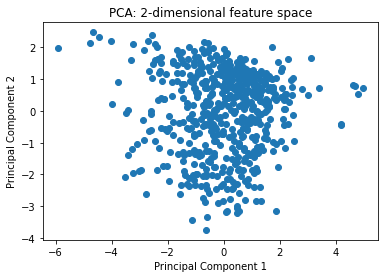

Generate this figure with Python:
import numpy as np
import matplotlib.pyplot as plt
from sklearn.preprocessing import StandardScaler

# Load the Diabetes dataset from the CSV file
data = np.loadtxt('diabetes.csv', delimiter=',')
[n, p] = np.shape(data)

# Split the dataset into training and testing sets
num_train = int(0.75 * n)
num_test = int(0.25 * n)

sample_train = data[0:num_train, 0:-1]
sample_test = data[n - num_test:, 0:-1]
label_train = data[0:num_train, -1]
label_test = data[n - num_test:, -1]

# Standardize the data (mean=0 and variance=1)
scaler = StandardScaler()
sample_train_scaled = scaler.fit_transform(sample_train)
sample_test_scaled = scaler.transform(sample_test)

def pca(X, k):
    # Calculate the covariance matrix
    covariance_matrix = np.cov(X, rowvar=False)
    
    # Calculate the eigenvalues and eigenvectors
    eigenvalues, eigenvectors = np.linalg.eigh(covariance_matrix)
    
    # Sort eigenvectors based on eigenvalues in descending order
    sorted_indices = np.argsort(eigenvalues)[::-1]
    eigenvectors = eigenvectors[:, sorted_indices]
    
    # Select the top k eigenvectors
    top_k_eigenvectors = eigenvectors[:, :k]
    
    # Project the data onto the k-dimensional subspace
    projected_data = X.dot(top_k_eigenvectors)
    
    return projected_data


# Specify the number of components (k) for PCA
k = 2

# Apply PCA to the training data
projected_train_data = pca(sample_train_scaled, k)

# Plot the projected instances
plt.scatter(projected_train_data[:, 0], projected_train_data[:, 1])
plt.title('PCA: 2-dimensional feature space')
plt.xlabel('Principal Component 1')
plt.ylabel('Principal Component 2')
plt.show()
